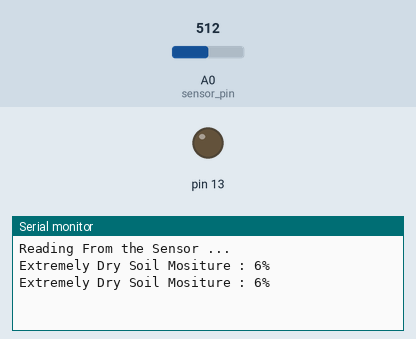
Recording of a sketch running on a simulated Arduino Uno, built with avr-gcc and run on an emulated ATmega328P. Parts: output pins drawn as LEDs (lit = HIGH), the last lines printed to the serial monitor. The inputs (shaded band) are chosen by the test bench; at power-on: A0 (sensor_pin) = 512.

Above: at 3.2 s.
3.3 s: A0 (sensor_pin) set to 283
At 4.6 s:
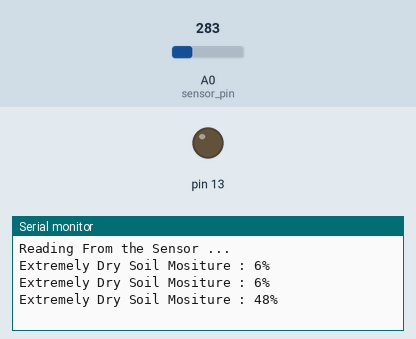
4.8 s: A0 (sensor_pin) set to 275
At 5.8 s:
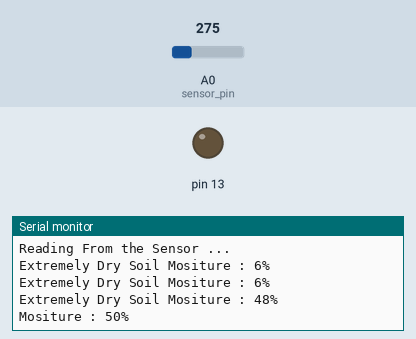

The sketch:

soilsensor.ino
```cpp
int sensor_pin = A0;

int ACWATERPUMP = 13;

int output_value ;

void setup() {

   Serial.begin(9600);

   Serial.println("Reading From the Sensor ...");

   delay(2000);

   }

void loop() {

   output_value= analogRead(sensor_pin);

   output_value = map(output_value,550,0,0,100);

   if( output_value < 50)
   {
      analogWrite(13,HIGH);
      Serial.print("Extremely Dry Soil ");
   }
   if( output_value > 51 && output_value < 75)
   {
      analogWrite(13,HIGH);
      Serial.print("Enough Water provided ");
   }

   if( output_value > 76)
   {
      analogWrite(13,LOW);
      Serial.print("Stop water now!!!! ");
   }

    Serial.print("Mositure : ");

   Serial.print(output_value);

   Serial.println("%");

   delay(1000);
   }
```

Measured:
- the behaviour switches between 276 and 275 on A0 (sensor_pin) (found by bisection; images 1 and 2)
- after the input at 3.3 s, the serial monitor: prints a new line after 0.70 s (image 1)
- after the input at 4.8 s, the serial monitor: prints a new line after 0.20 s (image 2)
